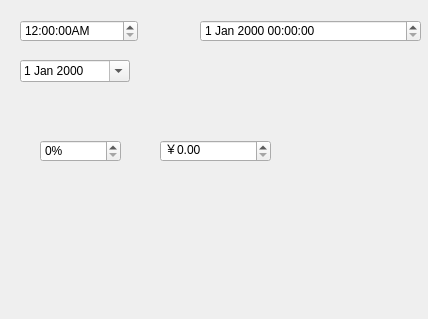
<?xml version="1.0" encoding="UTF-8"?>
<ui version="4.0">
 <class>MyWidget</class>
 <widget class="QWidget" name="MyWidget">
  <property name="geometry">
   <rect>
    <x>0</x>
    <y>0</y>
    <width>428</width>
    <height>319</height>
   </rect>
  </property>
  <property name="windowTitle">
   <string>MyWidget</string>
  </property>
  <widget class="QTimeEdit" name="timeEdit">
   <property name="geometry">
    <rect>
     <x>20</x>
     <y>20</y>
     <width>118</width>
     <height>22</height>
    </rect>
   </property>
   <property name="displayFormat">
    <string>h:mm:ssA</string>
   </property>
  </widget>
  <widget class="QDateEdit" name="dateEdit">
   <property name="geometry">
    <rect>
     <x>20</x>
     <y>60</y>
     <width>110</width>
     <height>22</height>
    </rect>
   </property>
   <property name="calendarPopup">
    <bool>true</bool>
   </property>
  </widget>
  <widget class="QDateTimeEdit" name="dateTimeEdit">
   <property name="geometry">
    <rect>
     <x>200</x>
     <y>20</y>
     <width>221</width>
     <height>22</height>
    </rect>
   </property>
  </widget>
  <widget class="QSpinBox" name="spinBox">
   <property name="geometry">
    <rect>
     <x>40</x>
     <y>140</y>
     <width>81</width>
     <height>22</height>
    </rect>
   </property>
   <property name="suffix">
    <string>%</string>
   </property>
   <property name="prefix">
    <string/>
   </property>
   <property name="value">
    <number>0</number>
   </property>
  </widget>
  <widget class="QDoubleSpinBox" name="doubleSpinBox">
   <property name="geometry">
    <rect>
     <x>160</x>
     <y>140</y>
     <width>111</width>
     <height>22</height>
    </rect>
   </property>
   <property name="prefix">
    <string>￥</string>
   </property>
   <property name="decimals">
    <number>2</number>
   </property>
  </widget>
 </widget>
 <layoutdefault spacing="6" margin="11"/>
 <resources/>
 <connections/>
</ui>
